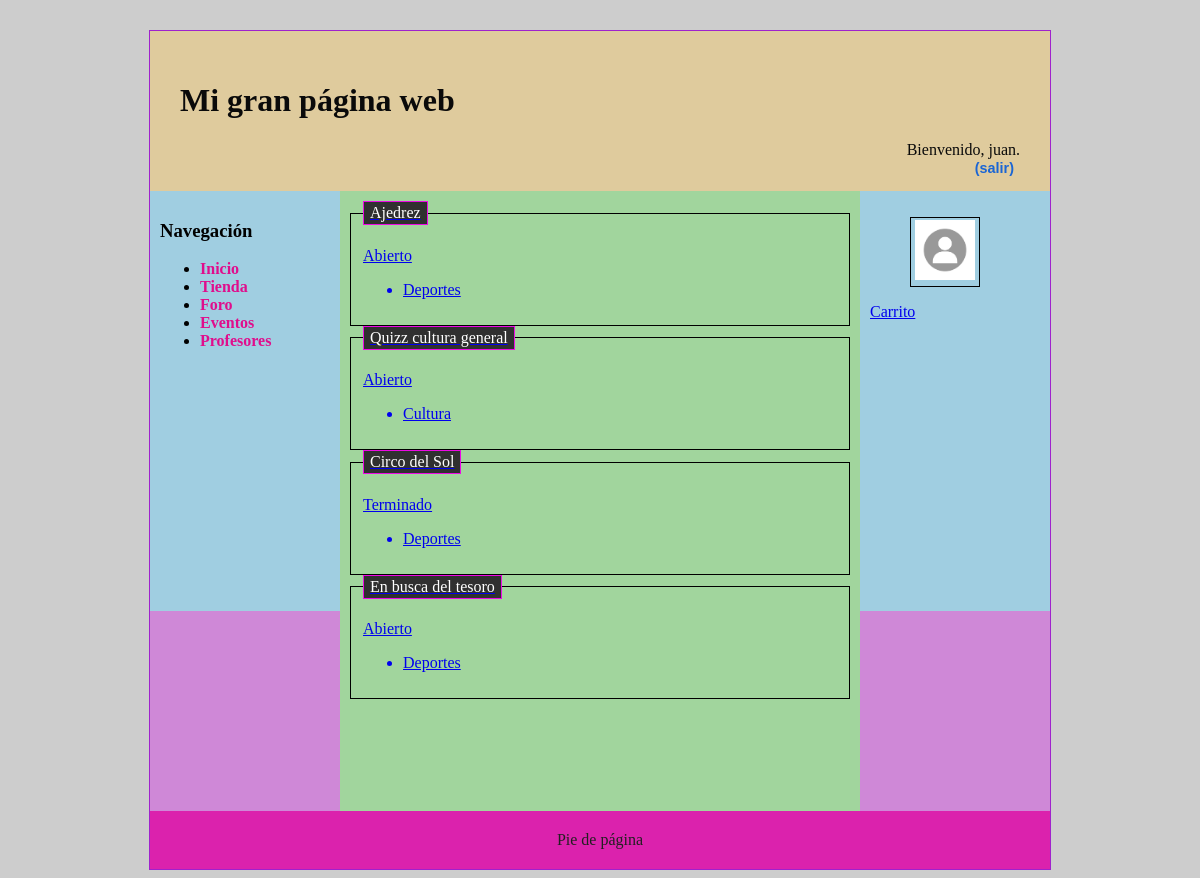
Page /eventos.php (signed in) on the committed database.
### tables this page shows
CREATE TABLE `eventos` (
  `idEvento` int(11) NOT NULL,
  `inscritos` int(11) DEFAULT NULL,
  `categoria` varchar(255) DEFAULT NULL,
  `numJugadores` int(11) DEFAULT NULL,
  `nombre` varchar(255) DEFAULT NULL,
  `descripcion` text DEFAULT NULL,
  `fecha` date DEFAULT NULL,
  `lugar` varchar(255) DEFAULT NULL,
  `estado` varchar(50) DEFAULT NULL,
  `premio` varchar(255) DEFAULT NULL,
  `ganador` varchar(255) DEFAULT NULL,
  `tasaInscripcion` decimal(10,2) DEFAULT NULL
);

### eventos.php (called while the page is built, shortened)
<?php
require_once 'includes/config.php';
require_once 'includes/src/Eventos/listaEventos.php';
$eventos = listaeventos();
$contenidoPrincipal=<<<EOF
    $eventos
EOF;
require_once 'includes/vistas/comun/layout.php';
?>

### includes/src/Eventos/eventos.php (called while the page is built, shortened)
<?php
class Evento
{
    private $idEvento;
    private $categoria;
    public $nombre;
   private $estado;
    private function __construct($idTorneo, $inscritos, $categoria, $numJugadores, $nombreTorneo,$descripcionEvento,$fecha,$lugar,$estado,$premio,$ganador,$inscripcion)
    {
        $this->idEvento = intval($idTorneo);
        $this->categoria = $categoria;
        $this->nombre = $nombreTorneo;
        $this->estado = $estado;
    }
    public function getId()
    {
        return $this->idEvento;
    }
    public function getEvento()
    {
        return $this->nombre;
    }
    public function getCategoria()
    {
        return $this->categoria;
    }
    public function getEstado(){
        return $this->estado;
    }
    public static function listarEventos()
    {
        $conn = BD::getInstance()->getConexionBd();
        $query = sprintf("SELECT * FROM eventos");
        $rs = $conn->query($query);
        $eventos = array();
        if ($rs) {
            while ($fila = $rs->fetch_assoc()) {
                $evento = new Evento(
                    $fila['idEvento'],
                    $fila['inscritos'],
                    $fila['categoria'],
                    $fila['numJugadores'],
                    $fila['nombre'],
                    $fila['descripcion'],
                    $fila['fecha'],
                    $fila['lugar'],
                    $fila['estado'],
                    $fila['premio'],
                    $fila['ganador'],
                    $fila['tasaInscripcion'],
                );
                $eventos[] = $evento;
            }
        }
        return $eventos;
    }
}

### includes/src/BD.php (called while the page is built, shortened)
<?php
class BD
{
    private static $instancia;
    public static function getInstance()
    {
        if (!self::$instancia instanceof self) {
            self::$instancia = new static();
        }
        return self::$instancia;
    }
    private $rutaRaizApp;
    private $inicializada;
    private function __construct()
    {
        $this->inicializada = false;
    }
    public function init($bdDatosConexion, $rutaApp = RUTA_APP, $dirInstalacion = __DIR__. '/../')
    {
        if (!$this->inicializada) {
            $this->rutaRaizApp = $rutaApp;
            $this->inicializada = true;
        }
    }
    public function resuelve($path = '')
    {
        $rutaAppLongitudPrefijo = mb_strlen($this->rutaRaizApp);
        return $this->rutaRaizApp . $path;
    }
    public function usuarioLogueado()
    {
        return ($_SESSION['login'] ?? false) === true;
    }
    public function nombreUsuario()
    {
        return $_SESSION['nombre'] ?? '';
    }
}

### includes/config.php (called while the page is built, shortened)
<?php
spl_autoload_register(function ($clase) {
    $prefix = 'es\\ucm\\fdi\\aw\\';
    $base_dir = __DIR__ . '/';
    $len = strlen($prefix);
    $relative_class = substr($clase, $len);
    $file = $base_dir . str_replace('\\', '/', $relative_class) . '.php';
});

### includes/src/usuarios/Usuario.php (called while the page is built, shortened)
<?php
class Usuario
{
    public static function buscaUsuario($correo)
    {
        $conn = \es\ucm\fdi\aw\src\BD::getInstance()->getConexionBd();
        $query = sprintf("SELECT * FROM Usuarios U WHERE U.correo='%s'", $conn->real_escape_string($correo));
        $rs = $conn->query($query);
        $result = false;
        if ($rs) {
            $fila = $rs->fetch_assoc();
            if ($fila) {
                $result = new Usuario($fila['rolUser'], $fila['nombre'], $fila['password'],$fila['correo'], $fila['avatar'],$fila['id']);
            }
        } else {
            error_log("Error BD ({$conn->errno}): {$conn->error}");
        }
        return $result;
    }
    private $nombre;
    private $avatar;
    protected  function __construct($rol,$nombre, $password, $correo, $avatar, $id = null)
    {
        $this->nombre = $nombre;
        $this->avatar = $avatar;
    }
    public function getNombre()
    {
        return $this->nombre;
    }
    public function getAvatar()
    {
        return $this->avatar;
    }
}

### includes/src/Eventos/listaEventos.php (the view, shortened to what this page needs)
<?php
    require_once __DIR__.'/eventos.php';
    require_once __DIR__.'/../../config.php';
    $contenidoPrincipal = listaEventos();
?>
<?php
function listaeventos()
{
    $eventos = Evento::listarEventos();
    $html = "<div class='eventos'>";
    foreach ($eventos as $evento) {
        $html .= visualizaEvento($evento);
    }
    $html .= "</div>";
    return $html;
}
function visualizaEvento($evento)
{
    $html = '<div class="Evento">';
    $html .= '<div>';
    $html .= '<a href="/G3_SW/includes/vistas/helpers/caracteristicasEvento.php?id=' . $evento->getId() . '">';
    $html .= '<fieldset>';
    $html .= '<legend>' . $evento->getEvento() . '</legend>';
    $html .= '<p>' . $evento->getEstado() . '</p>';
    $html .= '<ul>';
    $html .= '<li>' . $evento->getCategoria() . '</li>';
    $html .= '</ul>';
    $html .= '</fieldset>';
    $html .= '</div>';
    $html .= '</div>';
    return $html;
}
?>

### includes/vistas/comun/layout.php (shortened to what this page needs)
<!DOCTYPE html>
<html>
<head>
	<link rel="stylesheet" type="text/css" href="<?= RUTA_CSS.'/estilo.css'?>" />
</head>
<body>
<div id="contenedor">
<?php
require_once('cabecera.php');
require_once('sidebarIzq.php');
?>
<main>
	<article>
		<?= $contenidoPrincipal ?>
	</article>
</main>
<?php
require_once('sidebarDer.php');
require_once('pie.php');
?>
</div>
</body>
</html>

### includes/vistas/comun/cabecera.php (shortened to what this page needs)
<?php
function mostrarSaludo()
{
    $html = '';
    $app = BD::getInstance();
    if ($app->usuarioLogueado()) {
        $nombreUsuario = $app->nombreUsuario();
        $formLogout = new FormularioLogout();
        $htmlLogout = $formLogout->gestiona();
        $html = "Bienvenido, ${nombreUsuario}. $htmlLogout";
    } else {
        $loginUrl = $app->resuelve('/login.php');
        $registroUrl = $app->resuelve('/registro.php');
        $html = <<<EOS
        Usuario desconocido. <a href="{$loginUrl}">Login</a> <a href="{$registroUrl}">Registro</a>
      EOS;
    }
    return $html;
}
?>
<header>
    <h1><?= $params['cabecera'] ?? 'Mi gran página web' ?></h1>
    <div class="saludo">
        <?= mostrarSaludo(); ?>
    </div>
</header>

### includes/src/usuarios/FormularioLogout.php (shortened to what this page needs)
<?php
class FormularioLogout extends Formulario
{
    protected function generaCamposFormulario(&$datos)
    {
        $camposFormulario = <<<EOS
            <button class="enlace" type="submit">(salir)</button>
        EOS;
        return $camposFormulario;
    }
}

### includes/src/Formulario.php (shortened to what this page needs)
<?php
abstract class Formulario
{
    protected $formId;
    protected $method;
    protected $action;
    protected $classAtt;
    protected $enctype;
    public function __construct($formId, $opciones = array())
    {
        $this->formId = $formId;
        $opcionesPorDefecto = array('action' => null, 'method' => 'POST', 'class' => null, 'enctype' => null, 'urlRedireccion' => null);
        $opciones = array_merge($opcionesPorDefecto, $opciones);
        $this->action = $opciones['action'];
        $this->method = $opciones['method'];
        $this->classAtt = $opciones['class'];
        $this->enctype  = $opciones['enctype'];
    }
    public function gestiona()
    {
        $datos = &$_POST;
        if (!$this->formularioEnviado($datos)) {
            return $this->generaFormulario();
        }
    }
    protected function formularioEnviado(&$datos)
    {
        return isset($datos['formId']) && $datos['formId'] == $this->formId;
    }
    protected function generaFormulario(&$datos = array())
    {
        $htmlCamposFormularios = $this->generaCamposFormulario($datos);
        $classAtt = $this->classAtt != null ? "class=\"{$this->classAtt}\"" : '';
        $enctypeAtt = $this->enctype != null ? "enctype=\"{$this->enctype}\"" : '';
        $htmlForm = <<<EOS
        <form method="{$this->method}" action="{$this->action}" id="{$this->formId}" {$classAtt} {$enctypeAtt}>
            <input type="hidden" name="formId" value="{$this->formId}" />
            $htmlCamposFormularios
        </form>
        EOS;
        return $htmlForm;
    }
}

### includes/vistas/comun/sidebarIzq.php
<nav id="sidebarIzq">
	<h3>Navegación</h3>
	<ul>
		<li><a href="<?= RUTA_APP?>/index.php">Inicio</a></li>
		<li><a href="<?= RUTA_APP?>/tienda.php">Tienda</a></li>
		<li><a href="<?= RUTA_APP?>/foro.php">Foro</a></li>
		<li><a href="<?= RUTA_APP?>/eventos.php">Eventos</a></li>
		<li><a href="<?= RUTA_APP?>/includes/vistas/helpers/profesores.php">Profesores</a></li>
	</ul>
</nav>

### includes/vistas/comun/sidebarDer.php (shortened to what this page needs)
<aside id="sidebarDer">
<?php if (!isset($_SESSION['login']) || $_SESSION['login'] !== true) : $avatar =(RUTA_IMGS . 'images/avatarPorDefecto.png');?>
        <img src="<?php echo $avatar; ?>" alt="Avatar por defecto" width="60" height="60">
    <?php else: ?>
            <?php
            $correo_usuario = $_SESSION['correo'];
            $usuario = Usuario::buscaUsuario($correo_usuario);
            $avatar = $usuario->getAvatar() ? (RUTA_IMGS . $usuario->getAvatar()) : (RUTA_IMGS . 'images/avatarPorDefecto.png');
            ?>
            <ul class="dropdown">
                <li class="menu1"><img src="<?php echo $avatar; ?>" alt="Avatar de <?php echo $usuario->getNombre(); ?>" width="60" height="60">
            </li>
        </ul>
    <?php endif; ?>
    <div class="sidebar-section" id="carrito">
        <p><a href="/G3_SW/includes/carrito_usuario.php" target="_self">Carrito</a></p>
    </div>
</aside>

### includes/vistas/comun/pie.php
<footer>
	Pie de página
</footer>

### css/estilo.css (style rules this page uses)
body { background-color: #CDCDCD; }
div#contenedor { width: 900px; margin: auto; border: 1px solid rgb(159, 34, 205); background-color: #cf88d7; margin-top: 30px; }
header { padding: 30px; height: 100px; background-color: #e8f17ea4; color: rgb(10, 10, 10); }
nav { padding: 10px; float: left; width: 170px; height: 400px; background-color: #a0cee1; }
nav a, nav a:visited { color: rgb(224, 13, 140); font-weight: bold; text-decoration: none; }
aside { padding: 10px; float: right; width: 170px; height: 400px; background-color: #a0cee1; }
main { padding: 10px; float: left; min-height: 600px; width: 500px; background-color: rgb(161, 213, 157); color: rgb(33, 32, 32); }
footer { clear: both; padding: 20px; background-color: #db22ad; color: rgb(33, 32, 32); text-align: center; }
div.saludo { width: 100%; text-align: right; }
fieldset { border: 1px solid black; margin: auto; }
legend { color: #fff; background: #303030; border: 1px solid rgb(237, 9, 229); padding: 2px 6px; }
form button.enlace, form button.enlace:visited { color: rgb(26, 101, 212); font-weight: bold; text-decoration: none; background-color: inherit; border: none; }
button, a.boton { border: 1px solid rgb(47, 184, 76); font-size: 0.9em; font-family: Arial; font-weight: 400; }
button, a.boton { border: 1px solid black; font-size: 0.9em; font-family: Arial; font-weight: 400; }
ul.dropdown, ul.dropdown-content { list-style: none; }
ul.dropdown li { display: inline-block; }
.dropdown li { border: 1px solid black; padding: 2px 4px; }

### rows in the picture
eventos: nombre "Ajedrez", estado "Abierto", categoria "Deportes"
eventos: nombre "Quizz cultura general", estado "Abierto", categoria "Cultura"
eventos: nombre "Circo del Sol", estado "Terminado", categoria "Deportes"
eventos: nombre "En busca del tesoro", estado "Abierto", categoria "Deportes"

### other values in the picture
$params['cabecera'] "Mi gran página web"
mostrarSaludo() "Bienvenido, juan."
